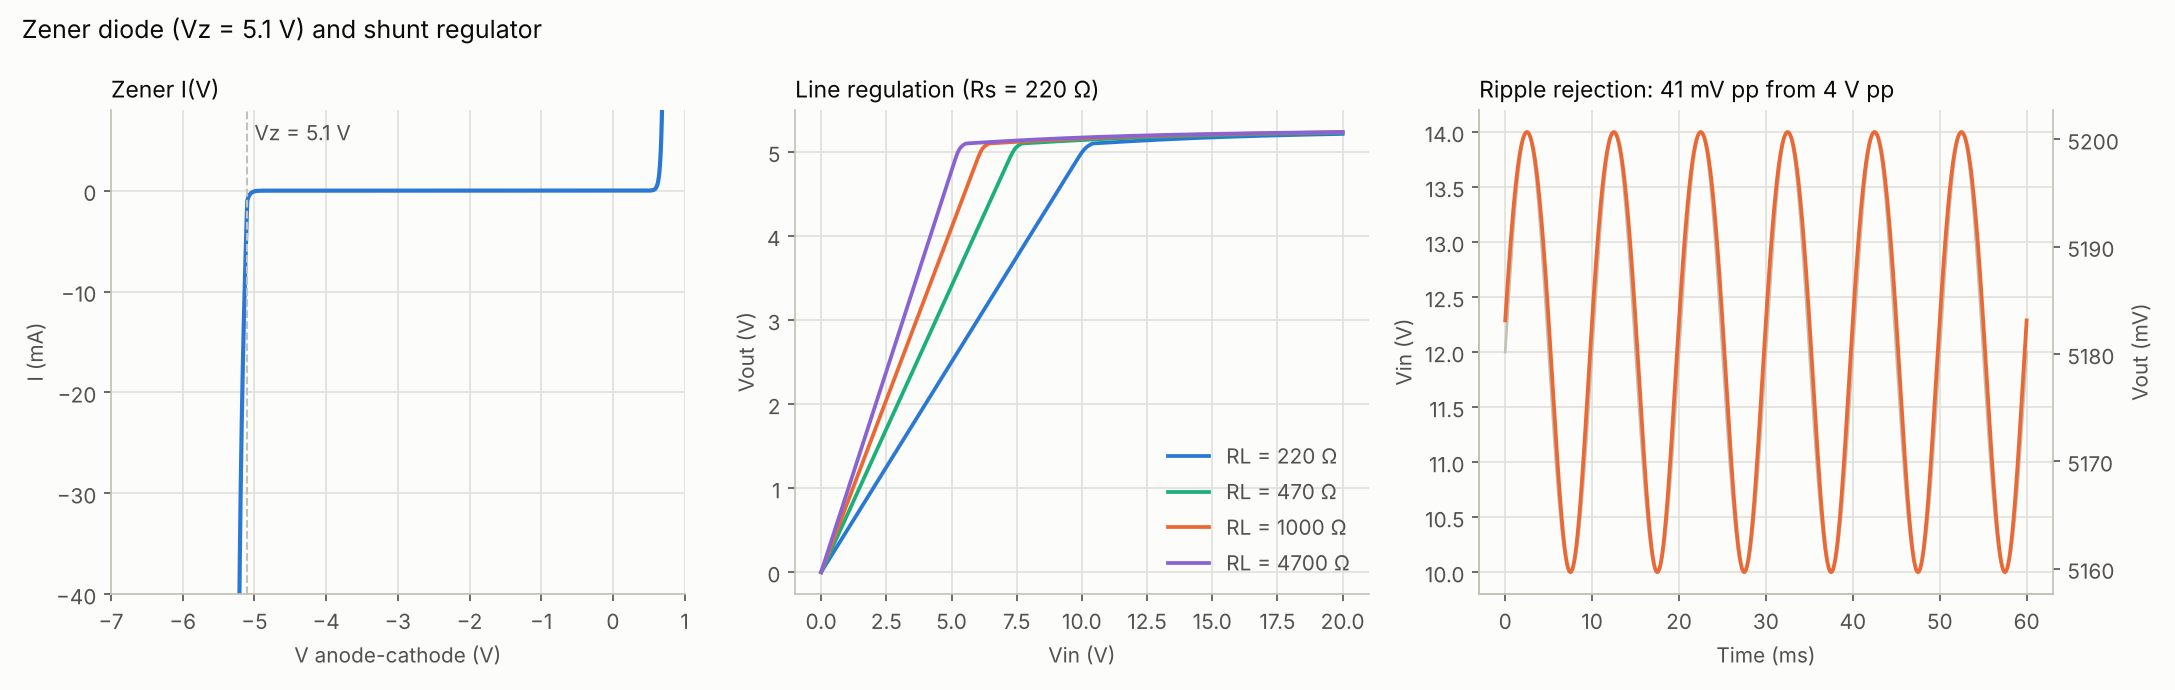

Recreate this plot in Python.
#-------------------------------------------------------------------------------
# Name:        Zener diode: I(V) characteristic and shunt regulator
# Created:     19/10/2026
# Copyright:   (c) PyAMS
# Licence:     free  "GPLv3"
#-------------------------------------------------------------------------------
# 1) I(V) of the zener: forward knee at ~0.6 V and reverse breakdown at -Vz.
# 2) Shunt regulator  Vin -- Rs -- (zener || RL):
#      line regulation  : Vout against Vin (DC sweep), one curve per load RL
#      load regulation  : Vout against RL at Vin = 12 V
#      ripple rejection : 12 V + 2 V (100 Hz) ripple, attenuation
#                         (rz || RL) / (Rs + rz || RL),  rz = dynamic resistance
# Reference: the same I(V) equation written independently in numpy and the
# regulator solved with brentq; rz is the numerical derivative at the operating point.

import numpy as np
import matplotlib.pyplot as plt
from scipy.optimize import brentq
from pyams.lib import circuit
from pyams.models import DCVoltage, SinVoltage, Resistor, ZenerDiode

Vz, Ibv, Nz, Rz, Is, Vt = 5.1, 1e-3, 1.5, 5.0, 1e-14, 0.025
Rs_, Vin_ = 220.0, 12.0

def Iz(v):
    """current anode -> cathode of the zener (independent numpy version)"""
    v = np.asarray(v, float)
    vb = -(v + Vz)
    return Is * (np.exp(np.minimum(v, 40 * Vt) / Vt) - 1) - Ibv * np.exp(vb / (Nz * Vt)) - np.where(vb > 0, vb / Rz, 0.0)

# ---- 1) I(V) -----------------------------------------------------------------
V = DCVoltage("A", "0");  V.setParams("Vdc=0V")
Rm = Resistor("A", "B");  Rm.setParams("R=1Ω")                 # 1 ohm current sense
D = ZenerDiode("B", "0")
c1 = circuit(); c1.addElements({"V": V, "Rm": Rm, "D": D}); c1.setOutPuts("A", "B")
c1.analysis(mode="dc", param="V.Vdc", start=-8.0, stop=1.0, step=0.01)
r1 = c1.run()
vd = np.array(r1["B"]); idd = (np.array(r1["A"]) - vd) / 1.0
err = np.max(np.abs(idd - Iz(vd)) / (np.abs(Iz(vd)) + 1e-6))
k = np.argmin(np.abs(idd + 1e-3))
print("I(V): max relative difference with the numpy equation %.2e" % err)
print("      reverse current = 1 mA at V = %.3f V (Vz = %g) | forward 1 mA at V = %.3f V"
      % (vd[k], Vz, vd[np.argmin(np.abs(idd - 1e-3))]))
for ia in (0.1e-3, 1e-3, 5e-3, 20e-3):
    kk = np.argmin(np.abs(idd + ia)); print("      |I| = %5.1f mA at V = %.3f V" % (ia * 1e3, vd[kk]))

# ---- 2) shunt regulator --------------------------------------------------------
def regulator(RL, Vin=Vin_):
    f = lambda vo: (Vin - vo) / Rs_ - vo / RL + Iz(-vo)            # KCL at the output
    return brentq(f, -1.0, Vin + 1.0)

def build(RL=1e3, src="dc"):
    if src == "dc":
        s = DCVoltage("Vin", "0"); s.setParams("Vdc=%gV" % Vin_)
    else:
        s = SinVoltage("Vin", "0"); s.setParams("Va=2V Fr=100Hz Voff=%gV" % Vin_)
    rs = Resistor("Vin", "Vout"); rs.setParams("R=%gΩ" % Rs_)
    z = ZenerDiode("0", "Vout")                                       # cathode on the output
    rl = Resistor("Vout", "0");   rl.setParams("R=%gΩ" % RL)
    ck = circuit(); ck.addElements({"V": s, "Rs": rs, "Z": z, "RL": rl}); ck.setOutPuts("Vout")
    return ck

RLs = [220.0, 470.0, 1e3, 4.7e3]
fam = build(1e3); fam.analysis(mode="dc", param="V.Vdc", start=0.0, stop=20.0, step=0.05)
fam.sweep(param="RL.R", list=RLs)
rf = fam.run()
print("line regulation (Rs = %g ohm):" % Rs_)
vin = np.array(rf[0]["sweep"])
worst = 0
for RL, r in zip(RLs, rf):
    vo = np.array(r["Vout"]); ref = np.array([regulator(RL, v) for v in vin])
    e = np.max(np.abs(vo - ref)); worst = max(worst, e)
    i10, i15 = np.argmin(abs(vin - 10)), np.argmin(abs(vin - 15))
    print("  RL = %5.0f ohm : Vout(10 V) = %.3f, Vout(15 V) = %.3f V | slope %.1f mV/V | max |sim-ref| %.1e V"
          % (RL, vo[i10], vo[i15], 1e3 * (vo[i15] - vo[i10]) / 5, e))

print("load regulation at Vin = %g V:" % Vin_)
RLv = np.array([100, 150, 220, 330, 470, 680, 1e3, 2.2e3, 4.7e3, 1e4, 1e5])
vo_ref = np.array([regulator(R) for R in RLv])
i_sim = []
for R in (220.0, 1e3, 4.7e3):                                       # compare 3 loads with the simulator
    ck = build(R); ck.analysis(mode="dc", param="V.Vdc", start=Vin_, stop=Vin_ + 0.1, step=0.1)
    i_sim.append(np.array(ck.run()["Vout"])[0])
for R, v in zip((220.0, 1e3, 4.7e3), i_sim):
    print("  RL = %5.0f ohm : sim %.4f V | ref %.4f V" % (R, v, regulator(R)))
print("  no-load %.3f V ... %.3f V at RL = 100 ohm (zener drops out of regulation)" % (regulator(1e9), regulator(100.0)))

# ripple
RLr = 1e3
rr = build(RLr, "sin"); rr.analysis(mode="tran", start=0, stop=0.06, step=2e-5, adaptive=True, order=2, max_step=1e-4)
r = rr.run(); t, vo = np.array(r["time"]), np.array(r["Vout"])
late = t > 0.03
vo_p2p = vo[late].max() - vo[late].min()
v0 = regulator(RLr); h = 1e-4
rz = 1.0 / ((Iz(-(v0 + h)) * -1 - (Iz(-(v0 - h)) * -1)) / (2 * h))        # dynamic resistance dV/dI
rp = rz * RLr / (rz + RLr)
att = rp / (Rs_ + rp)
print("ripple: Vin = 12 V +- 2 V (100 Hz), RL = %g ohm" % RLr)
print("  zener dynamic resistance at Vout = %.3f V : rz = %.2f ohm | predicted attenuation %.4f -> ripple %.1f mV pp" % (v0, rz, att, 4e3 * att))
print("  simulated output ripple %.1f mV pp (attenuation %.4f), mean %.3f V (ref %.3f V)"
      % (vo_p2p * 1e3, vo_p2p / 4.0, vo[late].mean(), v0))

# ---- figure -------------------------------------------------------------------------
surface, ink, ink2, grid, axis_c = '#fcfcfb', '#0b0b0b', '#52514e', '#e1e0d9', '#c3c2b7'
cols = ['#2a78d6', '#1baf7a', '#eb6834', '#8a63d2']
def style(ax):
    ax.set_facecolor(surface); ax.grid(color=grid, lw=0.8); ax.set_axisbelow(True)
    for s in ('top', 'right'): ax.spines[s].set_visible(False)
    for s in ('left', 'bottom'): ax.spines[s].set_color(axis_c)
    ax.tick_params(colors=ink2)
fig, axs = plt.subplots(1, 3, figsize=(14.5, 4.6), facecolor=surface)
ax = axs[0]; style(ax)
ax.plot(vd, idd * 1e3, color=cols[0], lw=2)
ax.set_xlim(-7, 1); ax.set_ylim(-40, 8)
ax.axvline(-Vz, color=axis_c, ls='--', lw=1); ax.text(-Vz + 0.1, 5, 'Vz = %g V' % Vz, color=ink2)
ax.set_xlabel('V anode-cathode (V)', color=ink2); ax.set_ylabel('I (mA)', color=ink2)
ax.set_title('Zener I(V)', loc='left', color=ink, fontsize=11)
ax = axs[1]; style(ax)
for RL, rv, c in zip(RLs, rf, cols):
    ax.plot(vin, rv["Vout"], color=c, lw=1.8, label='RL = %g Ω' % RL)
ax.set_xlabel('Vin (V)', color=ink2); ax.set_ylabel('Vout (V)', color=ink2)
ax.set_title('Line regulation (Rs = 220 Ω)', loc='left', color=ink, fontsize=11)
ax.legend(frameon=False, labelcolor=ink2, loc='lower right')
ax = axs[2]; style(ax)
ax.plot(t * 1e3, np.array(r["Vin"]) if "Vin" in r else Vin_ + 2 * np.sin(2 * np.pi * 100 * t), color=axis_c, lw=1.3, label='Vin')
ax2 = ax.twinx(); ax2.spines['top'].set_visible(False)
for s in ('left', 'bottom', 'right'): ax2.spines[s].set_color(axis_c)
ax2.plot(t * 1e3, vo * 1e3, color=cols[2], lw=1.8, label='Vout (right, mV)')
ax2.tick_params(colors=ink2); ax.set_xlabel('Time (ms)', color=ink2); ax.set_ylabel('Vin (V)', color=ink2)
ax2.set_ylabel('Vout (mV)', color=ink2)
ax.set_title('Ripple rejection: %.0f mV pp from 4 V pp' % (vo_p2p * 1e3), loc='left', color=ink, fontsize=11)
fig.suptitle('Zener diode (Vz = 5.1 V) and shunt regulator', x=0.01, ha='left', color=ink, fontsize=12)
fig.tight_layout(); fig.savefig("zener_regulator.png", dpi=150, facecolor=surface)
